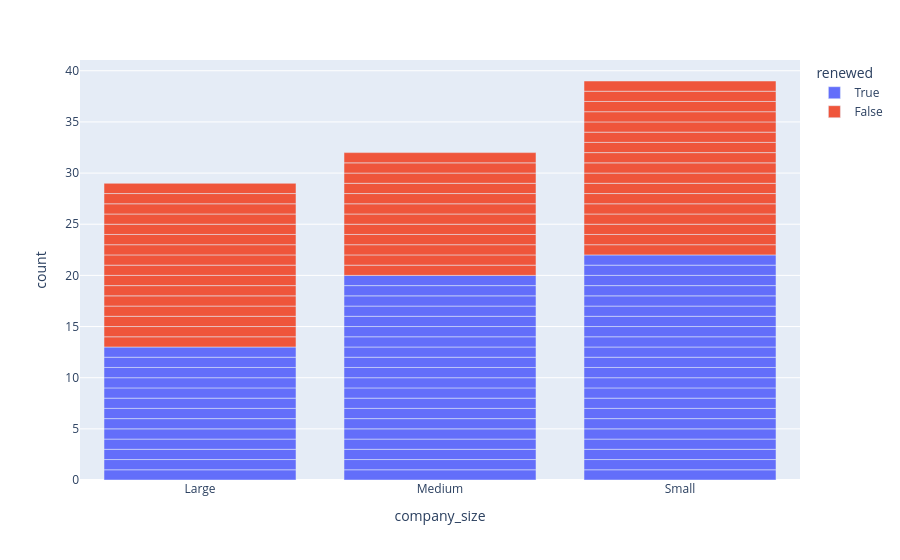

Notebook source saved alongside this figure:
### Markdown cell above
# Exploratory Data Analysis

### Code cell
fig_comp_size = px.bar(
    df_client_sub,
    x = "company_size",
    color="renewed"
)
fig_comp_size.show()

### Figure 1 — Plotly figure (JSON) as saved in the notebook; plotly's stock layout.template omitted (floating-point values rounded to 4 significant figures)
{"data": [{"hovertemplate": "renewed=True<br>company_size=%{x}<br>count=%{y}<extra></extra>", "legendgroup": "True", "marker": {"color": "#636efa", "pattern": {"shape": ""}}, "name": "True", "orientation": "v", "showlegend": true, "textposition": "auto", "type": "bar", "x": ["Large", "Medium", "Large", "Large", "Medium", "Small", "Small", "Small", "Small", "Large", "Small", "Large", "Medium", "Medium", "Medium", "Medium", "Small", "Medium", "Small", "Large", "Large", "Small", "Small", "Small", "Small", "Medium", "Medium", "Large", "Small", "Medium", "Medium", "Medium", "Large", "Small", "Medium", "Small", "Large", "Large", "Small", "Medium", "Small", "Small", "Small", "Small", "Medium", "Small", "Large", "Small", "Small", "Medium", "Medium", "Medium", "Medium", "Large", "Medium"], "xaxis": "x", "y": [1, 1, 1, 1, 1, 1, 1, 1, 1, 1, 1, 1, 1, 1, 1, 1, 1, 1, 1, 1, 1, 1, 1, 1, 1, 1, 1, 1, 1, 1, 1, 1, 1, 1, 1, 1, 1, 1, 1, 1, 1, 1, 1, 1, 1, 1, 1, 1, 1, 1, 1, 1, 1, 1, 1], "yaxis": "y"}, {"hovertemplate": "renewed=False<br>company_size=%{x}<br>count=%{y}<extra></extra>", "legendgroup": "False", "marker": {"color": "#EF553B", "pattern": {"shape": ""}}, "name": "False", "orientation": "v", "showlegend": true, "textposition": "auto", "type": "bar", "x": ["Small", "Large", "Medium", "Large", "Small", "Small", "Large", "Small", "Medium", "Medium", "Large", "Small", "Large", "Large", "Medium", "Medium", "Medium", "Small", "Medium", "Small", "Large", "Large", "Small", "Large", "Large", "Small", "Large", "Small", "Medium", "Medium", "Small", "Small", "Small", "Small", "Large", "Medium", "Small", "Large", "Large", "Large", "Large", "Medium", "Medium", "Small", "Small"], "xaxis": "x", "y": [1, 1, 1, 1, 1, 1, 1, 1, 1, 1, 1, 1, 1, 1, 1, 1, 1, 1, 1, 1, 1, 1, 1, 1, 1, 1, 1, 1, 1, 1, 1, 1, 1, 1, 1, 1, 1, 1, 1, 1, 1, 1, 1, 1, 1], "yaxis": "y"}], "layout": {"barmode": "relative", "legend": {"title": {"text": "renewed"}, "tracegroupgap": 0}, "margin": {"t": 60}, "xaxis": {"anchor": "y", "domain": [0, 1], "title": {"text": "company_size"}}, "yaxis": {"anchor": "x", "domain": [0, 1], "title": {"text": "count"}}}}
